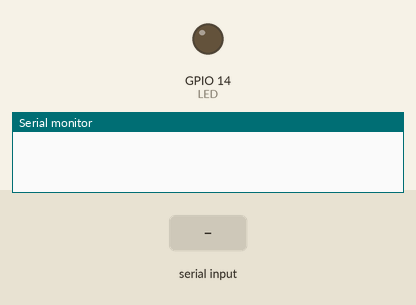
Bench run of a sketch on a simulated ESP32. On the bench: output pins drawn as LEDs (lit = HIGH), the last lines printed to the serial monitor. Inputs (shaded band) come from the test bench. Nothing arrives over Bluetooth unless stated.

Above: at 1.2 s.
1.3 s: "a" received over the second serial link
At 3.5 s:
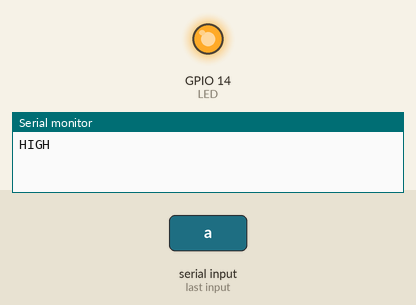
3.8 s: "b" received over the second serial link
At 5.5 s:
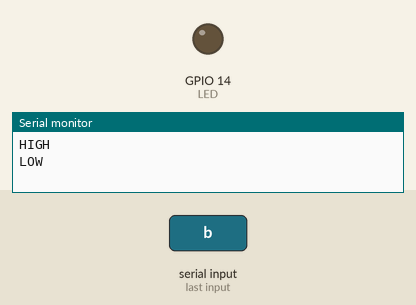
Timing chart, 0 to 7.0 s (numbered marks = the images above; inputs shaded):
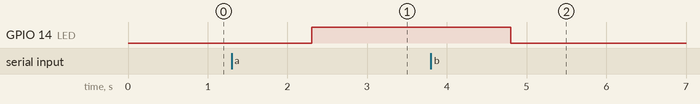

The sketch:

LED.ino
```cpp
#include <BluetoothSerial.h>

#define LED 14
BluetoothSerial BT;
String btLED;
void setup() {
  // put your setup code here, to run once:
  Serial.begin(115200);
  pinMode(LED, OUTPUT);
  BT.begin("animal");//請改名
}


void loop() {
  // put your main code here, to run repeatedly:
  while (BT.available()) {
    //讀取藍芽資料
    String BTdata=BT.readString();
     if(BTdata == "a") {
      digitalWrite(LED, HIGH);
      Serial.println("HIGH");
     }
     else if(BTdata == "b"){
      digitalWrite(LED, LOW);
      Serial.println("LOW");
     }
    //顯示在序列視窗
//    Serial.println(BTdata);
//    btLED = BT.readString();
//    Serial.println(btLED);
  }
  //delay(1);
}
```

Measured:
- after the input at 1.3 s, GPIO 14 (LED): LOW → HIGH after 1.0 s
- after the input at 3.8 s, GPIO 14 (LED): HIGH → LOW after 1.0 s
